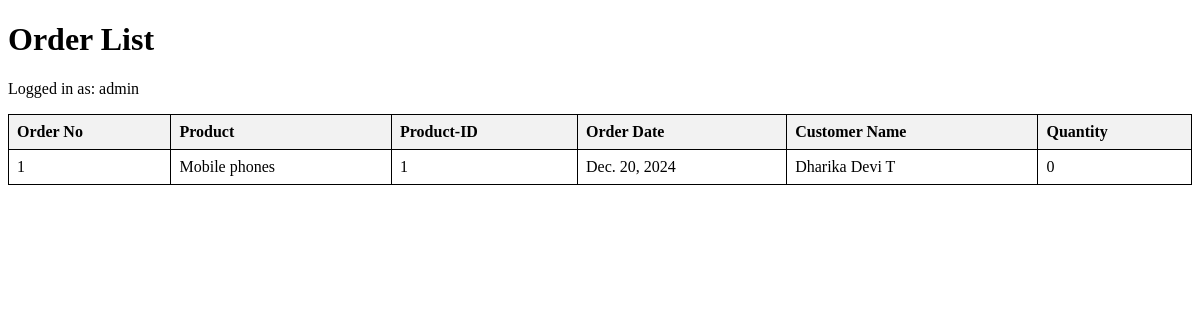
The app's page /CustomerID/orders/ (signed in), older data.
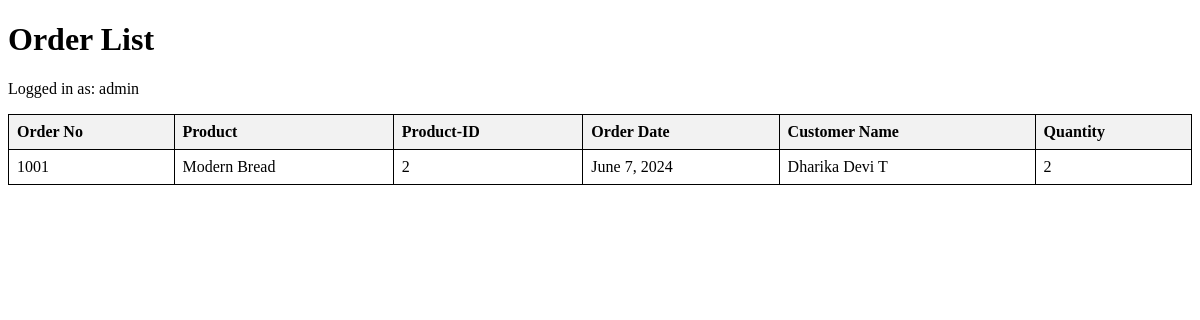
The same page, newer data.
### Addorder/models.py (models this page shows, shortened)
class AddOrder(models.Model):
    product = models.ForeignKey(AddProduct, on_delete=models.CASCADE)
    order_no = models.CharField(max_length=100, unique=True)
    order_date = models.DateField(default=timezone.now)
    CustomerID = models.ForeignKey(Customer, on_delete=models.CASCADE)
    quantity = models.PositiveIntegerField(default=0)

### Addproduct/models.py (models this page shows, shortened)
class AddProduct(models.Model):
    product_id = models.IntegerField(unique=True,default=True)
    name = models.CharField(max_length=100)
    category = models.ForeignKey(AddCategory, on_delete=models.CASCADE, null=True)
    description = models.TextField()
    expiry_date = models.DateField(null=True)
    price = models.DecimalField(max_digits=10, decimal_places=2, default=Decimal('0.00'))

### CustomerID/models.py (models this page shows, shortened)
class Customer(models.Model):
    user = models.OneToOneField(User, on_delete=models.CASCADE, null=True)
    name = models.CharField(max_length=100)
    address = models.CharField(max_length=200)
    mobile = models.CharField(max_length=20)
    created_at = models.DateTimeField(auto_now_add=True, null=True)

### CustomerID/views.py (the view)
# urls.py: path('orders/', order_list, name='order_list'),
@login_required
def order_list(request):
    orders = AddOrder.objects.filter(CustomerID=request.user.customer.id)
    return render(request, 'Addorder/order_list.html', {'orders': orders})

### Addorder/templates/Addorder/order_list.html (shortened to what this page needs)
<!DOCTYPE html>
<html lang="en">
<head>
</head>
<body>
    <h1>Order List</h1>
    <p>Logged in as: {{ request.user.username }}</p>
    <table>
        <thead>
            <tr>
                <th>Order No</th>
                <th>Product</th>
                <th>Product-ID</th>
                <th>Order Date</th>
                <th>Customer Name</th>
                <th>Quantity</th>
            </tr>
        </thead>
        <tbody>
            {% for order in orders %}
            <tr>
                <td>{{ order.order_no }}</td>
                <td>{{ order.product.name }}</td>
                <td>{{ order.product.product_id }}</td>
                <td>{{ order.order_date }}</td>
                <td>{{ order.CustomerID.name }}</td>
                <td>{{ order.quantity }}</td>
            </tr>
            {% endfor %}
        </tbody>
    </table>
</body>
</html>

Row changes from the older to the newer data that the page shows:
changed AddOrder "Dharika Devi T": order_no "1" → "1001"; product.name "Mobile phones" → "Modern Bread"; product.product_id "1" → "2"; order_date "Dec. 20, 2024" → "June 7, 2024"; quantity "0" → "2"
